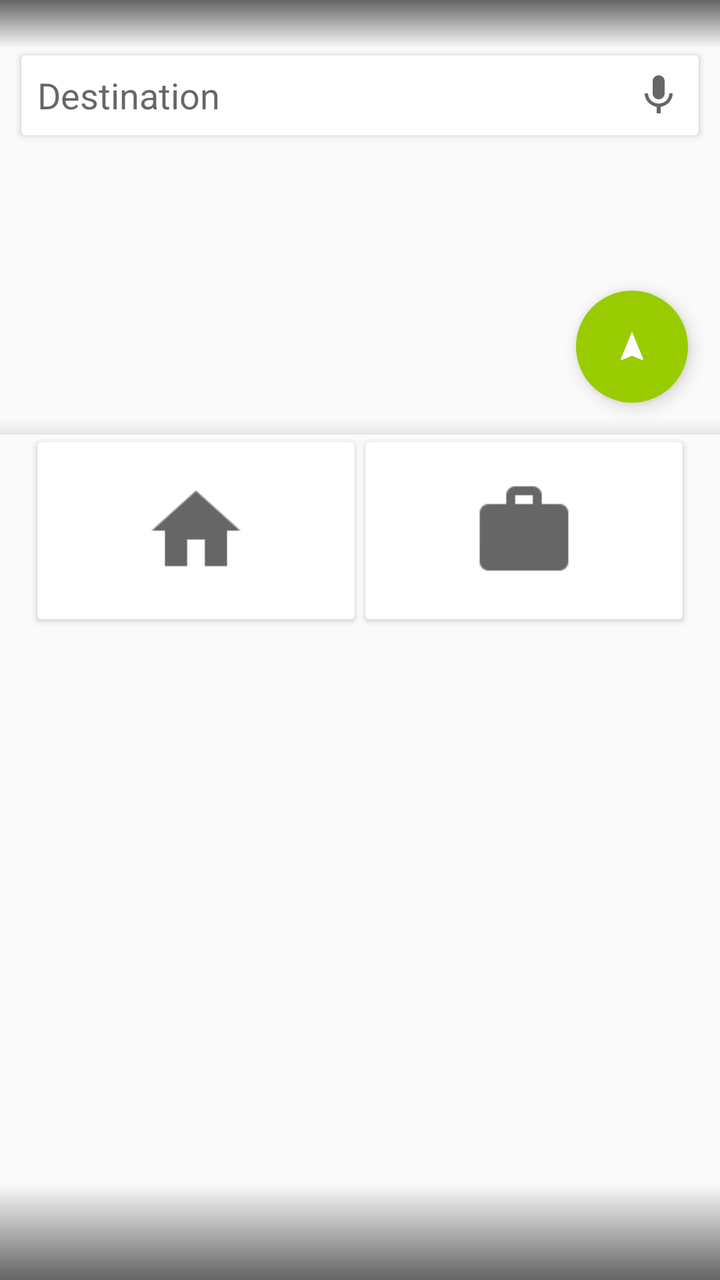
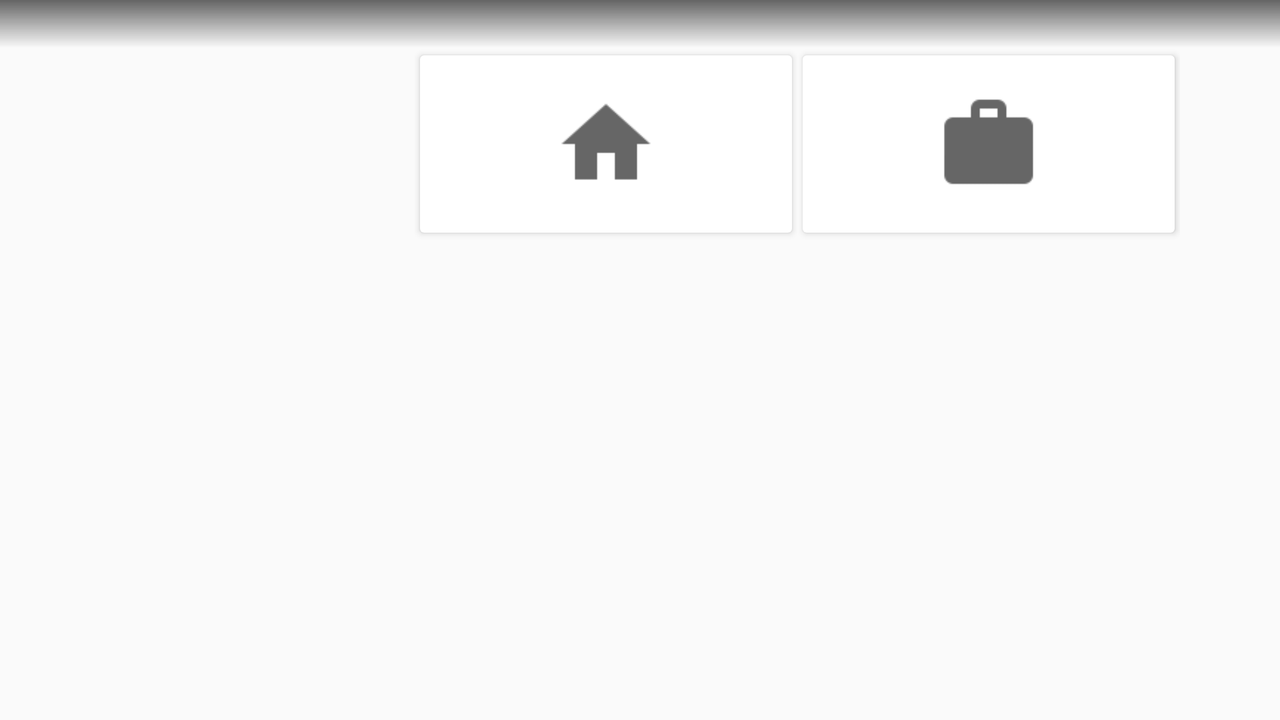

An Android layout and its configuration variant, each rendered on a device that would load it. The default file and the variant file are quoted in full after the pictures.
<!-- AndroidManifest.xml: application theme AppTheme -->
<!-- res/layout/activity_navigation.xml -->
<?xml version="1.0" encoding="utf-8"?>
<FrameLayout xmlns:android="http://schemas.android.com/apk/res/android"
             android:layout_width="match_parent"
             android:layout_height="match_parent">

    <LinearLayout
        android:layout_width="match_parent"
        android:layout_height="match_parent"
        android:orientation="vertical">

        <RelativeLayout
            android:layout_width="match_parent"
            android:layout_height="0dp"
            android:layout_weight="2">

            <FrameLayout
                android:id="@+id/map"
                android:layout_width="match_parent"
                android:layout_height="match_parent"/>

            <ImageView
                android:layout_width="match_parent"
                android:layout_height="8dp"
                android:layout_alignParentBottom="true"
                android:src="@drawable/scrim_transparent_background_vertical"/>

            <FrameLayout
                android:id="@+id/btn_navigation"
                android:layout_width="56dp"
                android:layout_height="56dp"
                android:layout_alignParentBottom="true"
                android:layout_alignParentEnd="true"
                android:layout_marginBottom="16dp"
                android:layout_marginEnd="16dp"
                android:background="@drawable/round_ripple"
                android:backgroundTint="?colorNavigation"
                android:clickable="true"
                android:elevation="5dp"
                android:focusable="true"
                android:onClick="onClick">

                <ImageView
                    android:layout_width="24dp"
                    android:layout_height="24dp"
                    android:layout_gravity="center"
                    android:src="@drawable/ic_maps_navigation"
                    android:transitionName="@string/transition_button_navigation"/>
            </FrameLayout>

            <android.support.v7.widget.CardView
                style="@style/Card"
                android:layout_width="match_parent"
                android:layout_height="wrap_content"
                android:layout_alignParentTop="true"
                android:layout_marginEnd="8dp"
                android:layout_marginStart="8dp"
                android:layout_marginTop="@dimen/status_bar_height"
                android:minHeight="0dp">

                <LinearLayout
                    android:layout_width="match_parent"
                    android:layout_height="wrap_content"
                    android:orientation="horizontal">

                    <EditText
                        android:id="@+id/target"
                        android:layout_width="0dp"
                        android:layout_height="40dp"
                        android:layout_weight="1"
                        android:background="@android:color/transparent"
                        android:hint="@string/navigation_input"
                        android:imeOptions="actionGo"
                        android:padding="8dp"
                        android:singleLine="true"
                        android:textColor="?android:textColorPrimary"/>

                    <ImageView
                        android:id="@+id/target_voice"
                        android:layout_width="40dp"
                        android:layout_height="40dp"
                        android:layout_gravity="end"
                        android:background="@drawable/round_ripple"
                        android:backgroundTint="?cardBackgroundColor"
                        android:clickable="true"
                        android:focusable="true"
                        android:onClick="onClick"
                        android:padding="4dp"
                        android:src="@drawable/ic_av_mic"
                        android:tint="?android:textColorSecondary"/>

                    <ImageView
                        android:id="@+id/target_clear"
                        android:layout_width="40dp"
                        android:layout_height="40dp"
                        android:layout_gravity="end"
                        android:background="@drawable/round_ripple"
                        android:backgroundTint="?cardBackgroundColor"
                        android:clickable="true"
                        android:focusable="true"
                        android:onClick="onClick"
                        android:padding="4dp"
                        android:src="@drawable/ic_content_clear"
                        android:tint="?android:textColorSecondary"
                        android:visibility="gone"/>

                </LinearLayout>
            </android.support.v7.widget.CardView>
        </RelativeLayout>

        <GridLayout
            android:id="@+id/buttons"
            android:layout_width="match_parent"
            android:layout_height="wrap_content"
            android:layout_marginLeft="@dimen/activity_horizontal_margin"
            android:layout_marginRight="@dimen/activity_horizontal_margin"
            android:columnCount="2">

            <FrameLayout
                android:layout_columnWeight="1"
                android:layout_gravity="fill">

                <android.support.v7.widget.CardView
                    android:id="@+id/btn_home"
                    style="@style/Card"
                    android:layout_width="fill_parent"
                    android:clickable="true"
                    android:focusable="true"
                    android:foreground="?android:selectableItemBackground"
                    android:onClick="onClick">

                    <ImageView
                        android:layout_width="wrap_content"
                        android:layout_height="fill_parent"
                        android:layout_gravity="center_horizontal"
                        android:adjustViewBounds="true"
                        android:src="@drawable/ic_action_home"
                        android:tint="?android:textColorSecondary"/>
                </android.support.v7.widget.CardView>
            </FrameLayout>

            <FrameLayout
                android:layout_columnWeight="1"
                android:layout_gravity="fill">

                <android.support.v7.widget.CardView
                    android:id="@+id/btn_work"
                    style="@style/Card"
                    android:layout_width="fill_parent"
                    android:clickable="true"
                    android:focusable="true"
                    android:foreground="?android:selectableItemBackground"
                    android:onClick="onClick">

                    <ImageView
                        android:layout_width="wrap_content"
                        android:layout_height="fill_parent"
                        android:layout_gravity="center_horizontal"
                        android:adjustViewBounds="true"
                        android:src="@drawable/ic_action_work"
                        android:tint="?android:textColorSecondary"/>
                </android.support.v7.widget.CardView>
            </FrameLayout>

        </GridLayout>

        <FrameLayout
            android:id="@+id/fragment_favorites"
            android:layout_width="match_parent"
            android:layout_height="0dp"
            android:layout_weight="3">

        </FrameLayout>


    </LinearLayout>

    <ImageView
        android:id="@+id/status_bar_background"
        android:layout_width="match_parent"
        android:layout_height="@dimen/status_bar_height"
        android:src="@drawable/status_bar_background"/>

    <ImageView
        android:id="@+id/navigation_bar_background"
        android:layout_width="match_parent"
        android:layout_height="@dimen/nav_bar_height"
        android:layout_gravity="bottom"
        android:src="@drawable/navigation_bar_background"/>
</FrameLayout>
<!-- resources referenced by this layout -->
<resources>
  <dimen name="activity_horizontal_margin">16.0dip</dimen>
  <dimen name="nav_bar_height">48.0dip</dimen>
  <dimen name="status_bar_height">24.0dip</dimen>
  <!-- drawable ic_action_home: png bitmap (drawable-hdpi, 814 bytes) -->
  <!-- drawable ic_action_work: png bitmap (drawable-hdpi, 847 bytes) -->
  <!-- drawable ic_av_mic: png bitmap (drawable-hdpi, 1442 bytes) -->
  <!-- drawable ic_content_clear: png bitmap (drawable-hdpi, 836 bytes) -->
  <!-- drawable ic_maps_navigation: png bitmap (drawable-hdpi, 538 bytes) -->
  <!-- drawable navigation_bar_background (drawable) -->
  <?xml version="1.0" encoding="utf-8"?>
  <shape xmlns:android="http://schemas.android.com/apk/res/android">
      <gradient
          android:angle="90"
          android:endColor="#00000000"
          android:startColor="#99000000" />
  </shape>
  <!-- drawable round_ripple (drawable) -->
  <?xml version="1.0" encoding="utf-8"?>
  <ripple xmlns:android="http://schemas.android.com/apk/res/android"
          android:color="@color/gray">
      <item>
          <shape android:shape="oval">
              <solid android:color="?android:colorAccent" />
          </shape>
      </item>
  </ripple>
  <!-- drawable scrim_transparent_background_vertical (drawable) -->
  <?xml version="1.0" encoding="utf-8"?>
  <shape xmlns:android="http://schemas.android.com/apk/res/android">
      <gradient
          android:angle="90"
          android:endColor="#00000000"
          android:startColor="@color/background" />
  </shape>
  <!-- drawable status_bar_background (drawable) -->
  <?xml version="1.0" encoding="utf-8"?>
  <shape xmlns:android="http://schemas.android.com/apk/res/android">
      <gradient
          android:angle="90.0"
          android:endColor="#99000000"
          android:startColor="#00000000" />
  </shape>
  <string name="navigation_input">Destination</string>
  <string name="transition_button_navigation" translatable="false">transition_button_navigation</string>
  <style name="Card" parent="@style/CardView">
          <item name="android:background">?cardBackgroundColor</item>
          <item name="android:layout_height">96.0dip</item>
          <item name="android:layout_marginTop">0dp</item>
          <item name="android:layout_marginBottom">0dp</item>
          <item name="android:layout_marginStart">0dp</item>
          <item name="android:layout_marginEnd">0dp</item>
          <item name="android:minHeight">96.0dip</item>
          <item name="cardBackgroundColor">?cardBackgroundColor</item>
          <item name="cardElevation">?cardElevation</item>
          <item name="cardUseCompatPadding">true</item>
      </style>
  <style name="AppTheme" parent="@android:style/Theme.Material.Light.NoActionBar">
          <item name="android:fitsSystemWindows">false</item>
          <item name="android:windowTranslucentStatus">false</item>
          <item name="android:windowTranslucentNavigation">false</item>
          <item name="android:windowDrawsSystemBarBackgrounds">true</item>
          <item name="android:windowContentTransitions">true</item>
          <item name="android:colorAccent">@color/accent</item>
          <item name="android:windowAllowReturnTransitionOverlap">true</item>
          <item name="android:windowAllowEnterTransitionOverlap">true</item>
          <item name="android:backgroundTint">@color/background_light</item>
          <item name="colorDialer">@android:color/holo_blue_dark</item>
          <item name="colorNavigation">@android:color/holo_green_light</item>
          <item name="colorVoice">@android:color/holo_red_light</item>
          <item name="background">@color/background_light</item>
          <item name="cardBackgroundColor">@color/white</item>
          <item name="cardElevation">2.0dip</item>
          <item name="android:textColorPrimary">?android:textColorSecondary</item>
      </style>
  <color name="background">#E5E5E5</color>
  <color name="accent">#FF5722</color>
</resources>
<!-- res/layout-land/activity_navigation.xml (the repository's variant of the layout above) -->
<!-- drawn on the phone turned sideways -->
<?xml version="1.0" encoding="utf-8"?>
<FrameLayout xmlns:android="http://schemas.android.com/apk/res/android"
             android:layout_width="match_parent"
             android:layout_height="match_parent">

    <LinearLayout
        android:layout_width="match_parent"
        android:layout_height="match_parent"
        android:orientation="horizontal"
        android:paddingRight="@dimen/nav_bar_height">

        <RelativeLayout
            android:layout_width="0dp"
            android:layout_height="match_parent"
            android:layout_weight="1">

            <FrameLayout
                android:id="@+id/map"
                android:layout_width="match_parent"
                android:layout_height="match_parent"/>

            <ImageView
                android:layout_width="8dp"
                android:layout_height="match_parent"
                android:layout_alignParentEnd="true"
                android:src="@drawable/scrim_transparent_background_horizontal"/>
        </RelativeLayout>

        <LinearLayout
            android:layout_width="0dp"
            android:layout_height="match_parent"
            android:layout_weight="2"
            android:orientation="vertical"
            android:paddingTop="@dimen/status_bar_height">

            <GridLayout
                android:id="@+id/buttons"
                android:layout_width="match_parent"
                android:layout_height="wrap_content"
                android:layout_marginLeft="8dp"
                android:layout_marginRight="8dp"
                android:columnCount="2">

                <FrameLayout
                    android:layout_columnWeight="1"
                    android:layout_gravity="fill">

                    <android.support.v7.widget.CardView
                        android:id="@+id/btn_home"
                        style="@style/Card"
                        android:layout_width="fill_parent"
                        android:clickable="true"
                        android:focusable="true"
                        android:foreground="?android:selectableItemBackground"
                        android:onClick="onClick">

                        <ImageView
                            android:layout_width="wrap_content"
                            android:layout_height="fill_parent"
                            android:layout_gravity="center_horizontal"
                            android:adjustViewBounds="true"
                            android:src="@drawable/ic_action_home"
                            android:tint="?android:textColorSecondary"/>
                    </android.support.v7.widget.CardView>
                </FrameLayout>

                <FrameLayout
                    android:layout_columnWeight="1"
                    android:layout_gravity="fill">

                    <android.support.v7.widget.CardView
                        android:id="@+id/btn_work"
                        style="@style/Card"
                        android:layout_width="fill_parent"
                        android:clickable="true"
                        android:focusable="true"
                        android:foreground="?android:selectableItemBackground"
                        android:onClick="onClick">

                        <ImageView
                            android:layout_width="wrap_content"
                            android:layout_height="fill_parent"
                            android:layout_gravity="center_horizontal"
                            android:adjustViewBounds="true"
                            android:src="@drawable/ic_action_work"
                            android:tint="?android:textColorSecondary"/>
                    </android.support.v7.widget.CardView>
                </FrameLayout>

            </GridLayout>

            <android.support.v4.view.ViewPager
                android:id="@+id/places_pager"
                android:layout_width="match_parent"
                android:layout_height="wrap_content">

                <android.support.v4.view.PagerTabStrip
                    android:layout_width="match_parent"
                    android:layout_height="wrap_content">

                </android.support.v4.view.PagerTabStrip>
            </android.support.v4.view.ViewPager>

        </LinearLayout>

    </LinearLayout>

    <ImageView
        android:id="@+id/status_bar_background"
        android:layout_width="match_parent"
        android:layout_height="@dimen/status_bar_height"
        android:src="@drawable/status_bar_background"/>

</FrameLayout>
<!-- resources referenced by the variant -->
<!-- as the phone turned sideways resolves them -->
<resources>
  <!-- from res/values-land/ -->
  <dimen name="nav_bar_height">42.0dip</dimen>
  <dimen name="status_bar_height">24.0dip</dimen>
  <!-- drawable ic_action_home: png bitmap (drawable-hdpi, 814 bytes) -->
  <!-- drawable ic_action_work: png bitmap (drawable-hdpi, 847 bytes) -->
  <!-- drawable scrim_transparent_background_horizontal (drawable) -->
  <?xml version="1.0" encoding="utf-8"?>
  <shape xmlns:android="http://schemas.android.com/apk/res/android">
      <gradient
          android:angle="180"
          android:endColor="#00000000"
          android:startColor="?background"/>
  </shape>
  <!-- drawable status_bar_background (drawable) -->
  <?xml version="1.0" encoding="utf-8"?>
  <shape xmlns:android="http://schemas.android.com/apk/res/android">
      <gradient
          android:angle="90.0"
          android:endColor="#99000000"
          android:startColor="#00000000" />
  </shape>
  <style name="Card" parent="@style/CardView">
          <item name="android:background">?cardBackgroundColor</item>
          <item name="android:layout_height">96.0dip</item>
          <item name="android:layout_marginTop">0dp</item>
          <item name="android:layout_marginBottom">0dp</item>
          <item name="android:layout_marginStart">0dp</item>
          <item name="android:layout_marginEnd">0dp</item>
          <item name="android:minHeight">96.0dip</item>
          <item name="cardBackgroundColor">?cardBackgroundColor</item>
          <item name="cardElevation">?cardElevation</item>
          <item name="cardUseCompatPadding">true</item>
      </style>
  <style name="AppTheme" parent="@android:style/Theme.Material.Light.NoActionBar">
          <item name="android:fitsSystemWindows">false</item>
          <item name="android:windowTranslucentStatus">false</item>
          <item name="android:windowTranslucentNavigation">false</item>
          <item name="android:windowDrawsSystemBarBackgrounds">true</item>
          <item name="android:windowContentTransitions">true</item>
          <item name="android:colorAccent">@color/accent</item>
          <item name="android:windowAllowReturnTransitionOverlap">true</item>
          <item name="android:windowAllowEnterTransitionOverlap">true</item>
          <item name="android:backgroundTint">@color/background_light</item>
          <item name="colorDialer">@android:color/holo_blue_dark</item>
          <item name="colorNavigation">@android:color/holo_green_light</item>
          <item name="colorVoice">@android:color/holo_red_light</item>
          <item name="background">@color/background_light</item>
          <item name="cardBackgroundColor">@color/white</item>
          <item name="cardElevation">2.0dip</item>
          <item name="android:textColorPrimary">?android:textColorSecondary</item>
      </style>
  <color name="accent">#FF5722</color>
</resources>
